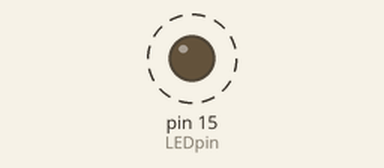
Bench run of a sketch on a simulated Arduino Uno, built with avr-gcc and run on an emulated ATmega328P. Parts: output pins drawn as LEDs (lit = HIGH). Dashed ring = blinking.

Above: at 3.2 s.
Timing chart, 0 to 6.0 s (numbered marks = the images above):
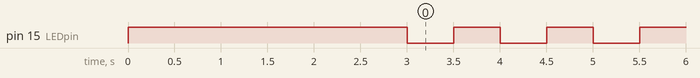

The sketch:

Blink_interrupt.ino
```cpp
#include <Arduino.h>

int button = 7;
volatile bool stopPressed = false;
unsigned long vorige;
int LEDpin = 15;

void setup() {
  // put your setup code here, to run once:
  pinMode(button, INPUT_PULLUP);
  pinMode(LEDpin,OUTPUT);
  digitalWrite(LEDpin,HIGH);


  attachInterrupt(digitalPinToInterrupt(button), stopProgram, FALLING);
  Serial.begin(9600);
  delay(3000);
}

void loop() {
  // put your main code here, to run repeatedly:

    if (stopPressed)
    {
      Serial.println("pressed");
      digitalWrite(LEDpin,LOW);
      delay(5000);
      stopPressed = false;
    }
    else
    {
      if (millis()- vorige > 500)
      {
            vorige = millis();

            bool LED = digitalRead(LEDpin);
            if (LED == HIGH)
        {
            digitalWrite (LEDpin,LOW);
        }
       else if (LED == LOW)
        {
            digitalWrite(LEDpin,HIGH);
        }
       }

    }

}

void stopProgram()
{
  stopPressed = true;
}
```

Measured:
- by itself, pin 15 (LEDpin): alternates HIGH for 0.50 s and LOW for 0.50 s
